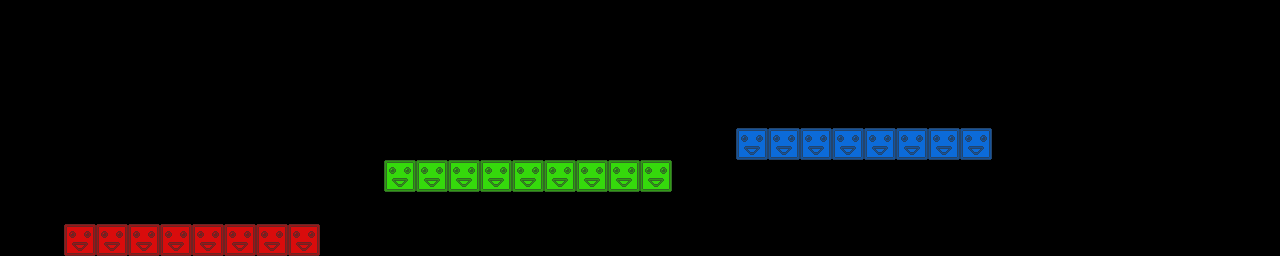

Rendered tile map (Tiled .tmx) drawn with the repository's tilesets; below, a short description and the map source with its tile grids summarised:
An orthogonal 40x8 tile map with 32x32 px tiles, 3 tile layers (red, green, blue) and 19 objects.

<map version="1.0" tiledversion="1.0.2" orientation="orthogonal" renderorder="right-down" width="40" height="8" tilewidth="32" tileheight="32" nextobjectid="20">
 <tileset firstgid="1" source="Blocks.tsx" />
 <layer name="red" width="40" height="8">
  <data>[320 cells, 8 non-empty, 1 distinct tile ids]</data>
 </layer>
 <layer name="green" width="40" height="8">
  <data>[320 cells, 9 non-empty, 1 distinct tile ids]</data>
 </layer>
 <layer name="blue" width="40" height="8">
  <data>[320 cells, 8 non-empty, 1 distinct tile ids]</data>
 </layer>
 <objectgroup name="crystals">
  <object id="1" x="171" y="118" />
  <object id="2" x="319" y="128" />
  <object id="3" x="326" y="61" />
  <object id="4" x="245" y="80" height="2" />
  <object id="5" x="248" y="159" height="5" />
  <object id="6" x="260" y="192" />
  <object id="7" x="331" y="184" width="4" />
  <object id="8" x="246" y="79" width="15" height="21" />
  <object id="9" x="237" y="158" width="60" height="14" />
  <object id="10" x="407" y="65" />
  <object id="11" x="444" y="92" width="78" height="37" />
  <object id="12" x="374" y="110">
   <ellipse />
  </object>
  <object id="13" x="157" y="183">
   <ellipse />
  </object>
  <object id="14" x="103" y="125">
   <ellipse />
  </object>
  <object id="15" x="224" y="116">
   <ellipse />
  </object>
  <object id="16" x="578" y="113">
   <ellipse />
  </object>
  <object id="17" x="541" y="69">
   <ellipse />
  </object>
  <object id="18" x="641" y="107">
   <polygon points="0,0 -23,-51 18,-39" />
  </object>
  <object id="19" x="477" y="28">
   <polyline points="0,0 3,36 -44,25 -25,-14 1,0" />
  </object>
 </objectgroup>
</map>
